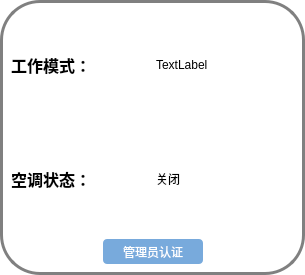
<?xml version="1.0" encoding="UTF-8"?>
<ui version="4.0">
 <class>StandbyWidget</class>
 <widget class="QWidget" name="StandbyWidget">
  <property name="geometry">
   <rect>
    <x>0</x>
    <y>0</y>
    <width>305</width>
    <height>275</height>
   </rect>
  </property>
  <property name="windowTitle">
   <string>Form</string>
  </property>
  <property name="styleSheet">
   <string notr="true">#StandbyWidget
{

border: 3px solid gray;
border-radius: 40px;
background: white;
}
QPushButton{
        border-radius: 4px;
        border: none;
        width: 100px;
        height: 25px;
}
QPushButton:enabled {
        background: rgb(120, 170, 220);
        color: white;
}
QPushButton:hover {
	background: rgb(0, 78, 161);
}
</string>
  </property>
  <layout class="QGridLayout" name="gridLayout">
   <item row="1" column="1">
    <widget class="QLabel" name="label_state">
     <property name="text">
      <string>关闭</string>
     </property>
    </widget>
   </item>
   <item row="0" column="0">
    <widget class="QLabel" name="label_1">
     <property name="font">
      <font>
       <pointsize>12</pointsize>
       <weight>75</weight>
       <bold>true</bold>
      </font>
     </property>
     <property name="text">
      <string>工作模式：</string>
     </property>
    </widget>
   </item>
   <item row="0" column="1">
    <widget class="QLabel" name="label_mode">
     <property name="text">
      <string>TextLabel</string>
     </property>
    </widget>
   </item>
   <item row="1" column="0">
    <widget class="QLabel" name="label_2">
     <property name="font">
      <font>
       <pointsize>12</pointsize>
       <weight>75</weight>
       <bold>true</bold>
      </font>
     </property>
     <property name="text">
      <string>空调状态：</string>
     </property>
    </widget>
   </item>
   <item row="2" column="0" colspan="2">
    <layout class="QHBoxLayout" name="horizontalLayout">
     <item>
      <spacer name="horizontalSpacer_2">
       <property name="orientation">
        <enum>Qt::Horizontal</enum>
       </property>
       <property name="sizeHint" stdset="0">
        <size>
         <width>40</width>
         <height>20</height>
        </size>
       </property>
      </spacer>
     </item>
     <item>
      <widget class="QPushButton" name="btn_login">
       <property name="text">
        <string>管理员认证</string>
       </property>
      </widget>
     </item>
     <item>
      <spacer name="horizontalSpacer">
       <property name="orientation">
        <enum>Qt::Horizontal</enum>
       </property>
       <property name="sizeHint" stdset="0">
        <size>
         <width>40</width>
         <height>20</height>
        </size>
       </property>
      </spacer>
     </item>
    </layout>
   </item>
  </layout>
 </widget>
 <resources/>
 <connections/>
</ui>
